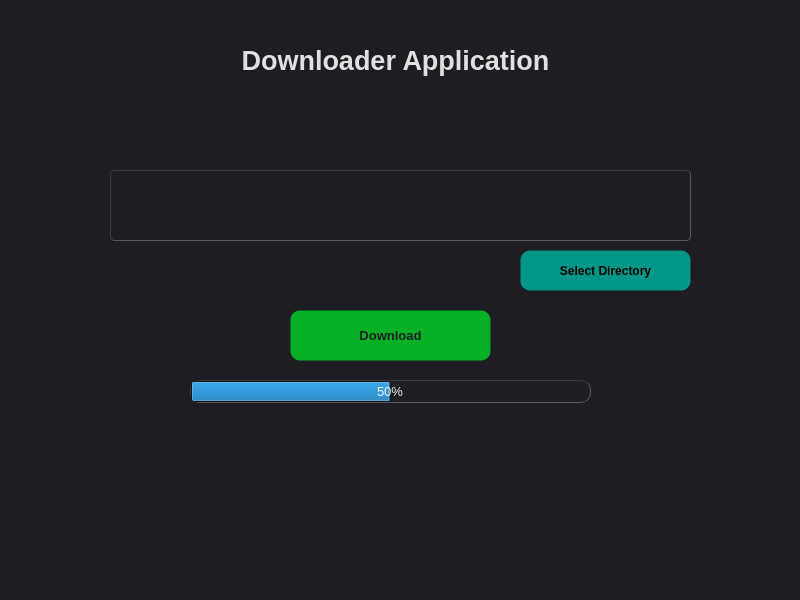
<?xml version="1.0" encoding="UTF-8"?>
<ui version="4.0">
 <class>MainWindow</class>
 <widget class="QMainWindow" name="MainWindow">
  <property name="geometry">
   <rect>
    <x>0</x>
    <y>0</y>
    <width>800</width>
    <height>600</height>
   </rect>
  </property>
  <property name="windowTitle">
   <string>MainWindow</string>
  </property>
  <property name="styleSheet">
   <string notr="true">QWidget {
    background-color: #1e1d23;  /* Solid dark background color */
    color: #e0e0e0;  /* Light gray text color for readability */
}

/* Main Window Styling */
QWidget#MainWindow {
    border-radius: 10px;                  /* Rounded corners for main window */
    background-color: #1e1d23;            /* Solid background color to avoid artifacts */
}
</string>
  </property>
  <widget class="QWidget" name="centralwidget">
   <widget class="QLabel" name="label">
    <property name="geometry">
     <rect>
      <x>170</x>
      <y>10</y>
      <width>451</width>
      <height>101</height>
     </rect>
    </property>
    <property name="font">
     <font>
      <pointsize>20</pointsize>
      <weight>75</weight>
      <bold>true</bold>
     </font>
    </property>
    <property name="text">
     <string>Downloader Application</string>
    </property>
    <property name="alignment">
     <set>Qt::AlignCenter</set>
    </property>
   </widget>
   <widget class="QProgressBar" name="progressBar">
    <property name="geometry">
     <rect>
      <x>190</x>
      <y>380</y>
      <width>401</width>
      <height>23</height>
     </rect>
    </property>
    <property name="font">
     <font>
      <pointsize>10</pointsize>
      <weight>50</weight>
      <bold>false</bold>
     </font>
    </property>
    <property name="styleSheet">
     <string notr="true">QProgressBar {
	text-align: center;
	color: rgb(240, 240, 240);
	border-width: 1px; 
	border-radius: 10px;
	border-color: rgb(58, 58, 58);
	border-style: inset;
	background-color:#1e1d23;
}</string>
    </property>
    <property name="value">
     <number>50</number>
    </property>
   </widget>
   <widget class="QPushButton" name="pushButton">
    <property name="geometry">
     <rect>
      <x>290</x>
      <y>310</y>
      <width>201</width>
      <height>51</height>
     </rect>
    </property>
    <property name="font">
     <font>
      <pointsize>10</pointsize>
      <weight>75</weight>
      <bold>true</bold>
     </font>
    </property>
    <property name="styleSheet">
     <string notr="true">QPushButton {
    border-style: solid;
    border-top-color: transparent;
    border-right-color: transparent;
    border-left-color: transparent;
    border-bottom-color: transparent;
    border-width: 1px;
    color: #1e1d23;
    padding: 2px;
    background-color: #06b025;
    border-radius: 10px;  /* Adjust this value for more or less curvature */
}
</string>
    </property>
    <property name="text">
     <string>Download</string>
    </property>
   </widget>
   <widget class="QLineEdit" name="lineEdit">
    <property name="geometry">
     <rect>
      <x>110</x>
      <y>170</y>
      <width>581</width>
      <height>71</height>
     </rect>
    </property>
    <property name="styleSheet">
     <string notr="true">QLineEdit {
	border-width: 1px; border-radius: 4px;
	border-color: rgb(58, 58, 58);
	border-style: inset;
	padding: 0 8px;
	color: #a9b7c6;
	background:#1e1d23;
	selection-background-color:#007b50;
	selection-color: #FFFFFF;
}</string>
    </property>
   </widget>
   <widget class="QPushButton" name="pushButton_2">
    <property name="geometry">
     <rect>
      <x>520</x>
      <y>250</y>
      <width>171</width>
      <height>41</height>
     </rect>
    </property>
    <property name="font">
     <font>
      <pointsize>9</pointsize>
      <weight>75</weight>
      <bold>true</bold>
     </font>
    </property>
    <property name="styleSheet">
     <string notr="true">QPushButton {
    border-style: solid;
    border-top-color: transparent;
    border-right-color: transparent;
    border-left-color: transparent;
    border-bottom-color: transparent;
    border-width: 1px;
    color: black;
    padding: 2px;
    background-color: #009688;
    border-radius: 10px;  /* Adjust the value for more or less curve */
}
</string>
    </property>
    <property name="text">
     <string>Select Directory</string>
    </property>
   </widget>
   <widget class="QLabel" name="label_2">
    <property name="geometry">
     <rect>
      <x>450</x>
      <y>490</y>
      <width>101</width>
      <height>81</height>
     </rect>
    </property>
    <property name="text">
     <string/>
    </property>
    <property name="pixmap">
     <pixmap>images/tiktok.png</pixmap>
    </property>
    <property name="scaledContents">
     <bool>true</bool>
    </property>
   </widget>
   <widget class="QLabel" name="label_3">
    <property name="geometry">
     <rect>
      <x>580</x>
      <y>490</y>
      <width>91</width>
      <height>81</height>
     </rect>
    </property>
    <property name="text">
     <string/>
    </property>
    <property name="pixmap">
     <pixmap>images/twitter.jpg</pixmap>
    </property>
    <property name="scaledContents">
     <bool>true</bool>
    </property>
   </widget>
   <widget class="QLabel" name="label_4">
    <property name="geometry">
     <rect>
      <x>700</x>
      <y>490</y>
      <width>81</width>
      <height>81</height>
     </rect>
    </property>
    <property name="text">
     <string/>
    </property>
    <property name="pixmap">
     <pixmap>images/facebook.png</pixmap>
    </property>
    <property name="scaledContents">
     <bool>true</bool>
    </property>
   </widget>
   <widget class="QLabel" name="label_5">
    <property name="geometry">
     <rect>
      <x>310</x>
      <y>490</y>
      <width>111</width>
      <height>81</height>
     </rect>
    </property>
    <property name="text">
     <string/>
    </property>
    <property name="pixmap">
     <pixmap>images/Youtube.png</pixmap>
    </property>
    <property name="scaledContents">
     <bool>true</bool>
    </property>
   </widget>
   <widget class="QLabel" name="label_6">
    <property name="geometry">
     <rect>
      <x>170</x>
      <y>490</y>
      <width>111</width>
      <height>81</height>
     </rect>
    </property>
    <property name="styleSheet">
     <string notr="true">QLabel#logo_label {
    background-image: url(&quot;C:/Users/Shady Emad/Desktop/project dina/snapchat.jpg&quot;);
    background-position: center;
    background-repeat: no-repeat;
    background-size: cover;
    border-radius: 50px;  /* Make it circular */
    width: 100px;         /* Set fixed width */
    height: 100px;        /* Set fixed height */
}
</string>
    </property>
    <property name="text">
     <string/>
    </property>
    <property name="pixmap">
     <pixmap>images/snapchat.jpg</pixmap>
    </property>
    <property name="scaledContents">
     <bool>true</bool>
    </property>
   </widget>
   <widget class="QLabel" name="label_7">
    <property name="geometry">
     <rect>
      <x>30</x>
      <y>490</y>
      <width>111</width>
      <height>81</height>
     </rect>
    </property>
    <property name="styleSheet">
     <string notr="true">QLabel#logo_label {
    background-image: url(&quot;C:/Users/Shady Emad/Desktop/project dina/snapchat.jpg&quot;);
    background-position: center;
    background-repeat: no-repeat;
    background-size: cover;
    border-radius: 50px;  /* Make it circular */
    width: 100px;         /* Set fixed width */
    height: 100px;        /* Set fixed height */
}
</string>
    </property>
    <property name="text">
     <string/>
    </property>
    <property name="pixmap">
     <pixmap>images/instagram.jpg</pixmap>
    </property>
    <property name="scaledContents">
     <bool>true</bool>
    </property>
   </widget>
  </widget>
  <widget class="QStatusBar" name="statusbar"/>
 </widget>
 <resources>
  <include location="images.qrc"/>
 </resources>
 <connections/>
</ui>
